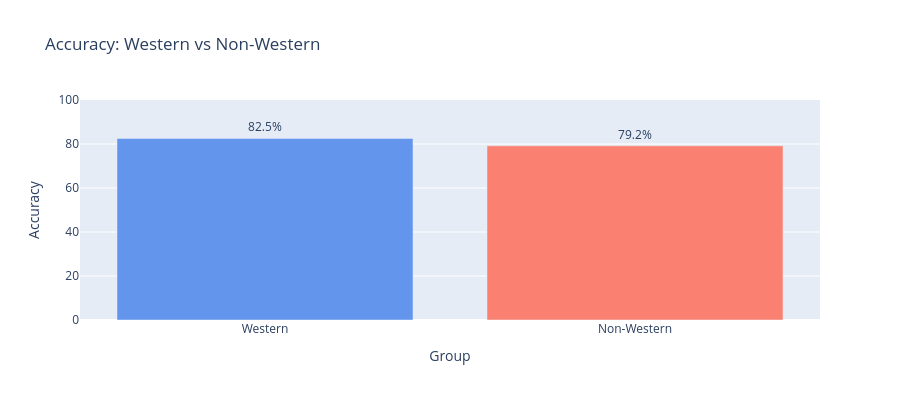
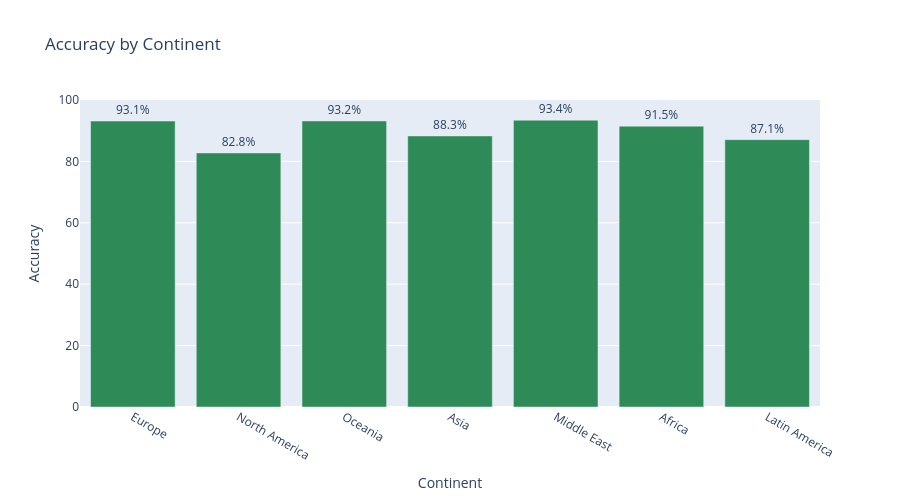

Notebook source saved alongside these figures, in order:
### Code cell
import plotly.graph_objects as go

# Plot: Western vs Non-Western Accuracy
fig1 = go.Figure()
fig1.add_trace(go.Bar(
    x=tpr_western['Group'],
    y=tpr_western['Accuracy'],
    marker_color=['cornflowerblue', 'salmon'],
    text=[f"{v:.1f}%" for v in tpr_western['Accuracy']],
    textposition='outside'
))
fig1.update_layout(
    title='Accuracy: Western vs Non-Western',
    xaxis_title='Group',
    yaxis_title='Accuracy',
    yaxis=dict(range=[0, 100]),
    height=400
)
fig1.show()

# Plot: Continents TPR
fig2 = go.Figure()
fig2.add_trace(go.Bar(
    x=tpr_continents['Continent'],
    y=tpr_continents['Accuracy'],
    marker_color='seagreen',
    text=[f"{v:.1f}%" for v in tpr_continents['Accuracy']],
    textposition='outside'
))
fig2.update_layout(
    title='Accuracy by Continent',
    xaxis_title='Continent',
    yaxis_title='Accuracy',
    xaxis=dict(tickangle=30),
    yaxis=dict(range=[0, 100]),
    height=500
)
fig2.show()

### Figure 1 — Plotly figure (JSON) as saved in the notebook; plotly's stock layout.template omitted (floating-point values rounded to 4 significant figures)
{"data": [{"marker": {"color": ["cornflowerblue", "salmon"]}, "text": ["82.5%", "79.2%"], "textposition": "outside", "type": "bar", "x": ["Western", "Non-Western"], "y": [82.52, 79.16]}], "layout": {"height": 400, "title": {"text": "Accuracy: Western vs Non-Western"}, "xaxis": {"title": {"text": "Group"}}, "yaxis": {"range": [0, 100], "title": {"text": "Accuracy"}}}}

### Figure 2 — Plotly figure (JSON) as saved in the notebook; plotly's stock layout.template omitted (floating-point values rounded to 4 significant figures)
{"data": [{"marker": {"color": "seagreen"}, "text": ["93.1%", "82.8%", "93.2%", "88.3%", "93.4%", "91.5%", "87.1%"], "textposition": "outside", "type": "bar", "x": ["Europe", "North America", "Oceania", "Asia", "Middle East", "Africa", "Latin America"], "y": [93.15, 82.76, 93.19, 88.3, 93.42, 91.48, 87.08]}], "layout": {"height": 500, "title": {"text": "Accuracy by Continent"}, "xaxis": {"tickangle": 30, "title": {"text": "Continent"}}, "yaxis": {"range": [0, 100], "title": {"text": "Accuracy"}}}}
